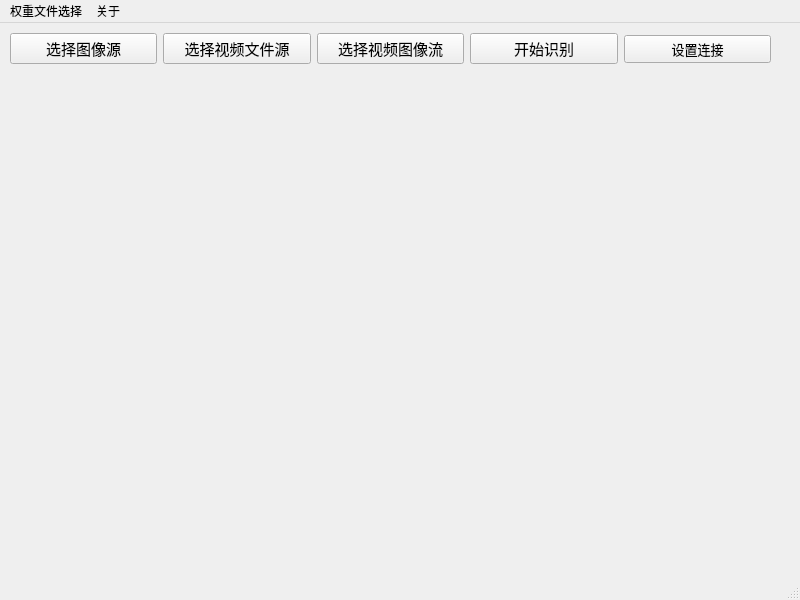
<?xml version="1.0" encoding="UTF-8"?>
<ui version="4.0">
 <class>MainWindow</class>
 <widget class="QMainWindow" name="MainWindow">
  <property name="geometry">
   <rect>
    <x>0</x>
    <y>0</y>
    <width>800</width>
    <height>600</height>
   </rect>
  </property>
  <property name="minimumSize">
   <size>
    <width>800</width>
    <height>600</height>
   </size>
  </property>
  <property name="maximumSize">
   <size>
    <width>800</width>
    <height>600</height>
   </size>
  </property>
  <property name="windowTitle">
   <string>智能门禁-家庭卫士</string>
  </property>
  <property name="windowIcon">
   <iconset>
    <normaloff>:/pic/猫咪桌面图标icom12-ico_爱给网_aigei_com.ico</normaloff>:/pic/猫咪桌面图标icom12-ico_爱给网_aigei_com.ico</iconset>
  </property>
  <widget class="QWidget" name="centralwidget">
   <widget class="QWidget" name="layoutWidget">
    <property name="geometry">
     <rect>
      <x>10</x>
      <y>10</y>
      <width>761</width>
      <height>32</height>
     </rect>
    </property>
    <layout class="QHBoxLayout" name="horizontalLayout">
     <item>
      <widget class="QPushButton" name="pushButton">
       <property name="font">
        <font>
         <family>方正黑体简体</family>
         <pointsize>11</pointsize>
        </font>
       </property>
       <property name="text">
        <string>选择图像源</string>
       </property>
      </widget>
     </item>
     <item>
      <widget class="QPushButton" name="pushButton_2">
       <property name="font">
        <font>
         <family>方正黑体简体</family>
         <pointsize>11</pointsize>
        </font>
       </property>
       <property name="text">
        <string>选择视频文件源</string>
       </property>
      </widget>
     </item>
     <item>
      <widget class="QPushButton" name="pushButton_3">
       <property name="font">
        <font>
         <family>方正黑体简体</family>
         <pointsize>11</pointsize>
        </font>
       </property>
       <property name="text">
        <string>选择视频图像流</string>
       </property>
      </widget>
     </item>
     <item>
      <widget class="QPushButton" name="pushButton_4">
       <property name="font">
        <font>
         <family>方正黑体简体</family>
         <pointsize>11</pointsize>
        </font>
       </property>
       <property name="text">
        <string>开始识别</string>
       </property>
       <property name="autoRepeat">
        <bool>false</bool>
       </property>
      </widget>
     </item>
     <item>
      <widget class="QPushButton" name="pushButton_5">
       <property name="font">
        <font>
         <family>方正黑体简体</family>
         <pointsize>10</pointsize>
        </font>
       </property>
       <property name="text">
        <string>设置连接</string>
       </property>
       <property name="autoRepeat">
        <bool>false</bool>
       </property>
      </widget>
     </item>
    </layout>
   </widget>
   <widget class="QLabel" name="label">
    <property name="geometry">
     <rect>
      <x>10</x>
      <y>80</y>
      <width>761</width>
      <height>491</height>
     </rect>
    </property>
    <property name="text">
     <string/>
    </property>
    <property name="scaledContents">
     <bool>true</bool>
    </property>
   </widget>
   <widget class="QLabel" name="label_2">
    <property name="geometry">
     <rect>
      <x>20</x>
      <y>40</y>
      <width>751</width>
      <height>51</height>
     </rect>
    </property>
    <property name="text">
     <string>&lt;html&gt;&lt;head/&gt;&lt;body&gt;&lt;p align=&quot;center&quot;&gt;&lt;span style=&quot; font-size:12pt;&quot;/&gt;&lt;/p&gt;&lt;/body&gt;&lt;/html&gt;</string>
    </property>
    <property name="textFormat">
     <enum>Qt::AutoText</enum>
    </property>
    <property name="scaledContents">
     <bool>true</bool>
    </property>
   </widget>
  </widget>
  <widget class="QMenuBar" name="menubar">
   <property name="geometry">
    <rect>
     <x>0</x>
     <y>0</y>
     <width>800</width>
     <height>22</height>
    </rect>
   </property>
   <widget class="QMenu" name="menu">
    <property name="title">
     <string>关于</string>
    </property>
    <addaction name="separator"/>
    <addaction name="action_2"/>
    <addaction name="action_3"/>
    <addaction name="action_5"/>
   </widget>
   <widget class="QMenu" name="menu_2">
    <property name="title">
     <string>权重文件选择</string>
    </property>
    <addaction name="action_4"/>
   </widget>
   <addaction name="menu_2"/>
   <addaction name="menu"/>
  </widget>
  <widget class="QStatusBar" name="statusbar"/>
  <action name="action_2">
   <property name="text">
    <string>作者信息</string>
   </property>
  </action>
  <action name="action_3">
   <property name="text">
    <string>版本信息</string>
   </property>
  </action>
  <action name="action_4">
   <property name="text">
    <string>打开</string>
   </property>
   <property name="shortcut">
    <string>Ctrl+O</string>
   </property>
  </action>
  <action name="action_5">
   <property name="text">
    <string>权重文件消息</string>
   </property>
  </action>
 </widget>
 <resources>
  <include location="apprcc1.qrc"/>
 </resources>
 <connections/>
</ui>
